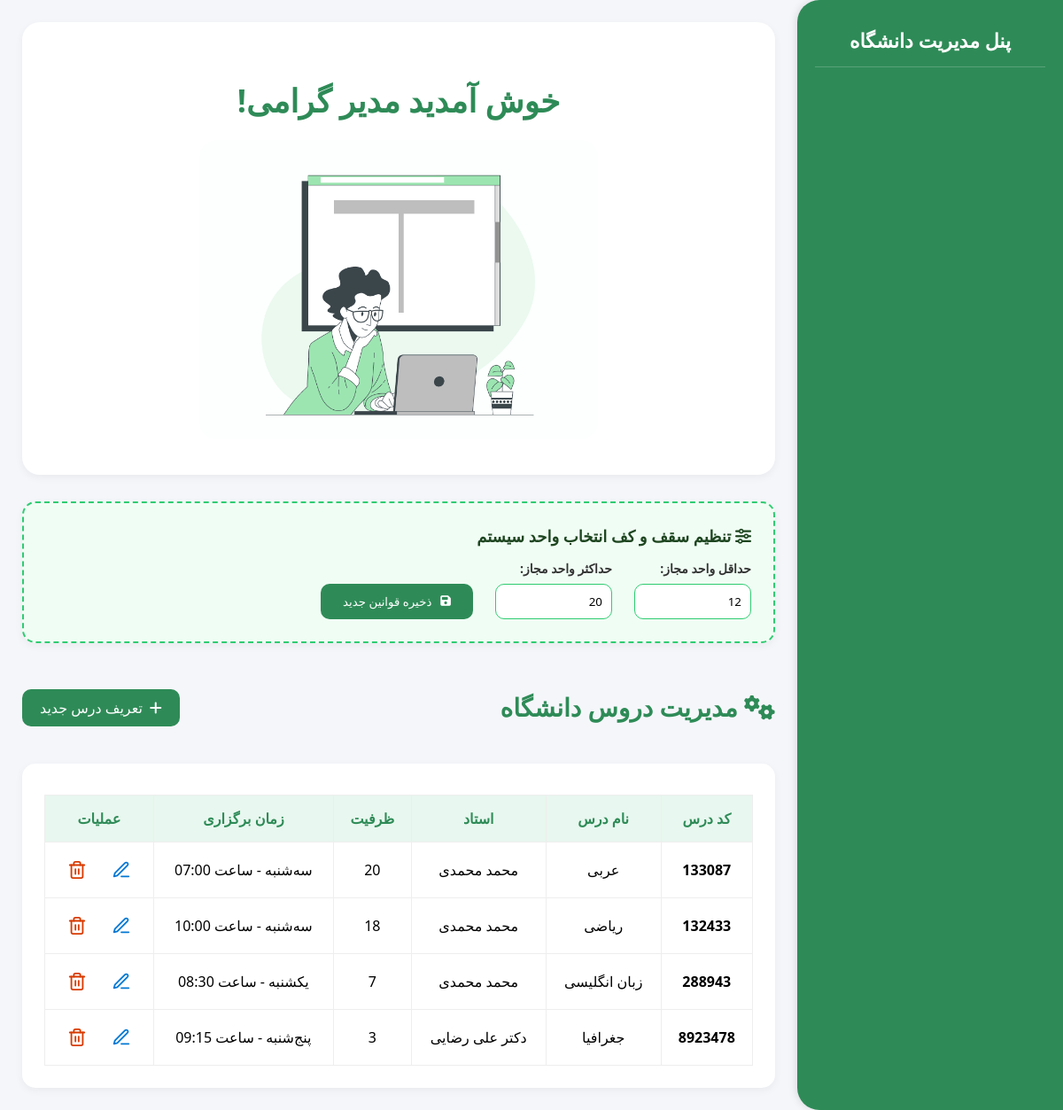
Page /courses/manage/ on the committed database.
### apps/courses/models.py (models this page shows, shortened)
class SystemSetting(models.Model):
    min_units = models.PositiveIntegerField(default=12, verbose_name="حداقل واحد")
    max_units = models.PositiveIntegerField(default=20, verbose_name="حداکثر واحد")
    class Meta:
        verbose_name = "تنظیمات سیستم"
        verbose_name_plural = "تنظیمات سیستم"

class Course(models.Model):
    DAYS_OF_WEEK = [
        ('1', 'شنبه'),
        ('2', 'یکشنبه'),
        ('3', 'دوشنبه'),
        ('4', 'سه‌شنبه'),
        ('5', 'چهارشنبه'),
        ('6', 'پنج‌شنبه'),
        ('7', 'جمعه'),
    ]
    name = models.CharField(max_length=100, verbose_name="نام درس")
    code = models.CharField(max_length=20, unique=True, verbose_name="کد درس")
    capacity = models.IntegerField(verbose_name="ظرفیت")
    professor = models.ForeignKey(
        User,
        on_delete=models.CASCADE,
        limit_choices_to={'is_professor': True},
        verbose_name="استاد"
    )
    day = models.CharField(
        max_length=1,
        choices=DAYS_OF_WEEK,
        default='1',
        verbose_name="روز برگزاری"
    )
    start_time = models.TimeField(verbose_name="زمان شروع")
    end_time = models.TimeField(verbose_name="زمان پایان")
    location = models.CharField(max_length=100, verbose_name="مکان برگزاری")
    prerequisites = models.ManyToManyField(
        'self',
        symmetrical=False,
        blank=True,
        verbose_name="پیش‌نیازها"
    )
    class Meta:
        verbose_name = "درس"
        verbose_name_plural = "دروس"

### apps/accounts/models.py (models this page shows, shortened)
class User(AbstractUser):
    first_name = models.CharField(max_length=150, verbose_name="نام")
    last_name = models.CharField(max_length=150, verbose_name="نام خانوادگی")
    student_id = models.CharField(max_length=20, unique=True, null=True, blank=True, verbose_name="کد دانشجویی")
    professor_id = models.CharField(max_length=20, unique=True, null=True, blank=True, verbose_name="کد استادی")
    is_student = models.BooleanField(default=False, verbose_name="دانشجو")
    is_professor = models.BooleanField(default=False, verbose_name="استاد")
    def get_full_name(self):
        return f"{self.first_name} {self.last_name}"

### apps/courses/views.py (the view, shortened to what this page needs)
# urls.py: path('manage/', views.course_list_admin, name='manage_list'),
def course_list_admin(request):
    courses = Course.objects.all()
    settings, created = SystemSetting.objects.get_or_create(id=1)
    return render(request, 'courses/manage_courses.html', {'courses': courses, 'settings': settings})

### templates/courses/manage_courses.html (shortened to what this page needs)
{% extends 'base.html' %}
{% block content %}
<div id="homePage" style="width: 100%; background: white; display: flex; flex-direction: column; align-items: center; justify-content: center; padding: 40px 0; border-radius: 20px; box-shadow: 0 3px 10px rgba(0,0,0,0.05); margin-bottom: 30px;">
    <h1 style="color: #2E8B57; font-size: 36px; font-weight: bold; margin-bottom: 20px;">خوش آمدید مدیر گرامی!</h1>
    <img src="/media/images/admin.png" class="home-image" style="width: 450px; border-radius: 20px; opacity: 0.9;" alt="Admin Dashboard">
</div>
<div class="card-container" style="background: #f0fdf4; padding: 25px; border-radius: 15px; margin-bottom: 30px; border: 2px dashed #2ecc71;">
    <h3 style="margin-top: 0; color: #1e4620; font-size: 18px; margin-bottom: 15px;">
        <i class="fa-solid fa-sliders"></i> تنظیم سقف و کف انتخاب واحد سیستم
    </h3>
    <form method="post" style="display: flex; align-items: flex-end; gap: 25px; flex-wrap: wrap;">
        <div style="display: flex; flex-direction: column; gap: 8px;">
            <label style="font-size: 14px; font-weight: bold; color: #333;">حداقل واحد مجاز:</label>
            <input type="number" name="min_units" value="{{ settings.min_units }}" required
                   style="width: 110px; padding: 10px; border-radius: 10px; border: 1px solid #2ecc71; font-family: inherit;">
        </div>
        <div style="display: flex; flex-direction: column; gap: 8px;">
            <label style="font-size: 14px; font-weight: bold; color: #333;">حداکثر واحد مجاز:</label>
            <input type="number" name="max_units" value="{{ settings.max_units }}" required
                   style="width: 110px; padding: 10px; border-radius: 10px; border: 1px solid #2ecc71; font-family: inherit;">
        </div>
        <button type="submit" class="btn-action btn-green" style="padding: 11px 25px; cursor: pointer; border: none; font-family: inherit; display: flex; align-items: center; gap: 10px;">
            <i class="fa-solid fa-save"></i> ذخیره قوانین جدید
        </button>
    </form>
</div>
<div style="display: flex; justify-content: space-between; align-items: center; margin-bottom: 20px;">
    <h2><i class="fa-solid fa-gears"></i> مدیریت دروس دانشگاه</h2>
    <a href="{% url 'courses:create' %}" class="btn-action btn-green" style="text-decoration: none; display: flex; align-items: center; gap: 8px;">
        <i class="fa-solid fa-plus"></i> تعریف درس جدید
    </a>
</div>
<div class="card-container">
    <table>
        <thead>
            <tr>
                <th>کد درس</th>
                <th>نام درس</th>
                <th>استاد</th>
                <th>ظرفیت</th>
                <th>زمان برگزاری</th>
                <th>عملیات</th>
            </tr>
        </thead>
        <tbody>
            {% for course in courses %}
            <tr>
                <td><strong>{{ course.code }}</strong></td>
                <td>{{ course.name }}</td>
                <td>{{ course.professor.get_full_name }}</td>
                <td>{{ course.capacity }}</td>
                <td>{{ course.get_day_display }} - ساعت {{ course.start_time|time:"H:i" }}</td>
                <td>
                    <div style="display: flex; gap: 18px; justify-content: center; align-items: center;">
                        <a href="{% url 'courses:edit' course.id %}" class="action-icon edit-link" title="ویرایش">
                            <svg xmlns="http://www.w3.org/2000/svg" width="22" height="22" viewBox="0 0 24 24" fill="none" stroke="#0078d4" stroke-width="2" stroke-linecap="round" stroke-linejoin="round">
                                <path d="M12 20h9"></path>
                                <path d="M16.5 3.5a2.121 2.121 0 0 1 3 3L7 19l-4 1 1-4L16.5 3.5z"></path>
                            </svg>
                        </a>
                        <form action="{% url 'courses:delete' course.id %}" method="post" style="margin:0;">
                            <button type="submit" class="action-icon delete-btn" onclick="return confirm('آیا از حذف درس «{{ course.name }}» مطمئن هستید؟')" title="حذف">
                            </button>
                        </form>
                    </div>
                </td>
            </tr>
            {% empty %}
            <tr>
                <td colspan="6" style="padding: 20px; color: #888; text-align: center;">هنوز درسی در سیستم تعریف نشده است.</td>
            </tr>
            {% endfor %}
        </tbody>
    </table>
</div>
{% endblock %}

### templates/base.html (style rules this page uses)
body { margin: 0; font-family: 'Segoe UI', Tahoma, sans-serif; height: 100vh; display: flex; background-color: #f5f6fa; overflow: hidden; }
h2 { color: #2E8B57; font-size: 28px; margin-bottom: 25px; }
.card-container { background: white; padding: 25px; border-radius: 15px; box-shadow: 0 3px 10px rgba(0,0,0,0.05); }
table { border-collapse: collapse; width: 100%; margin-top: 10px; }
table th, table td { border: 1px solid #eee; padding: 15px; text-align: center; }
table th { background: #e8f7ef; color: #2E8B57; font-weight: bold; }
.btn-action { padding: 10px 20px; border-radius: 10px; border: none; cursor: pointer; color: white; text-decoration: none; display: inline-flex; align-items: center; gap: 8px; font-family: inherit; transition: 0.2s; }
.btn-green { background: #2E8B57; }

### templates/courses/manage_courses.html (style rules this page uses)
.action-icon { transition: all 0.2s ease-in-out; display: flex; align-items: center; justify-content: center; padding: 5px; border-radius: 8px; }
.delete-btn { background: none; border: none; cursor: pointer; }

### rows in the picture
SystemSetting: min_units "12", max_units "20"
Course: code "133087", name "عربی", professor.get_full_name "محمد محمدی", capacity "20", day "سه‌شنبه", start_time "07:00"
Course: code "132433", name "ریاضی", professor.get_full_name "محمد محمدی", capacity "18", day "سه‌شنبه", start_time "10:00"
Course: code "288943", name "زبان انگلیسی", professor.get_full_name "محمد محمدی", capacity "7", day "یکشنبه", start_time "08:30"
Course: code "8923478", name "جغرافیا", professor.get_full_name "دکتر علی رضایی", capacity "3", day "پنج‌شنبه", start_time "09:15"
